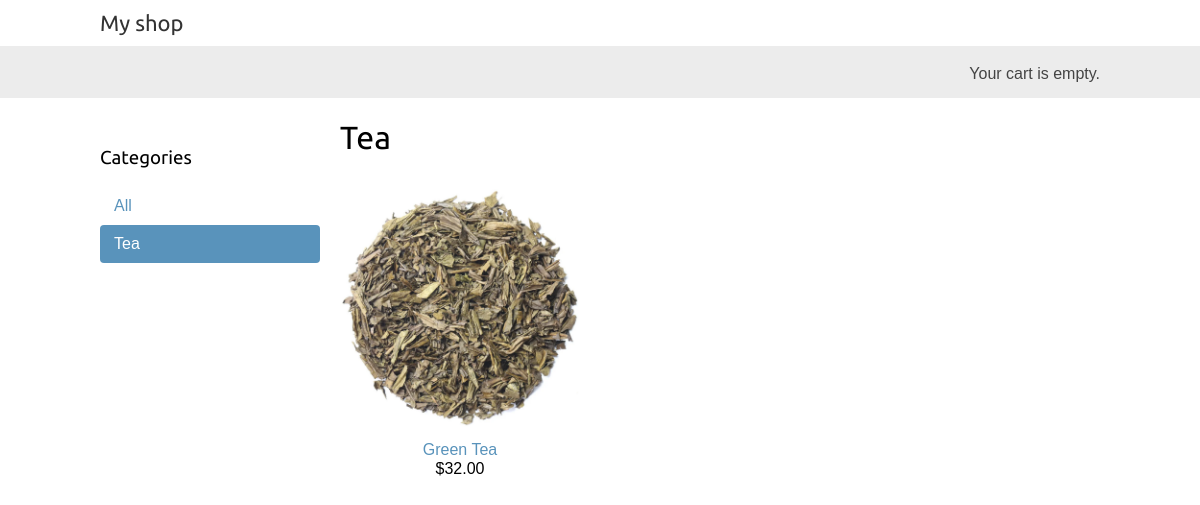
/tea/, run on an earlier commit of the app's database.
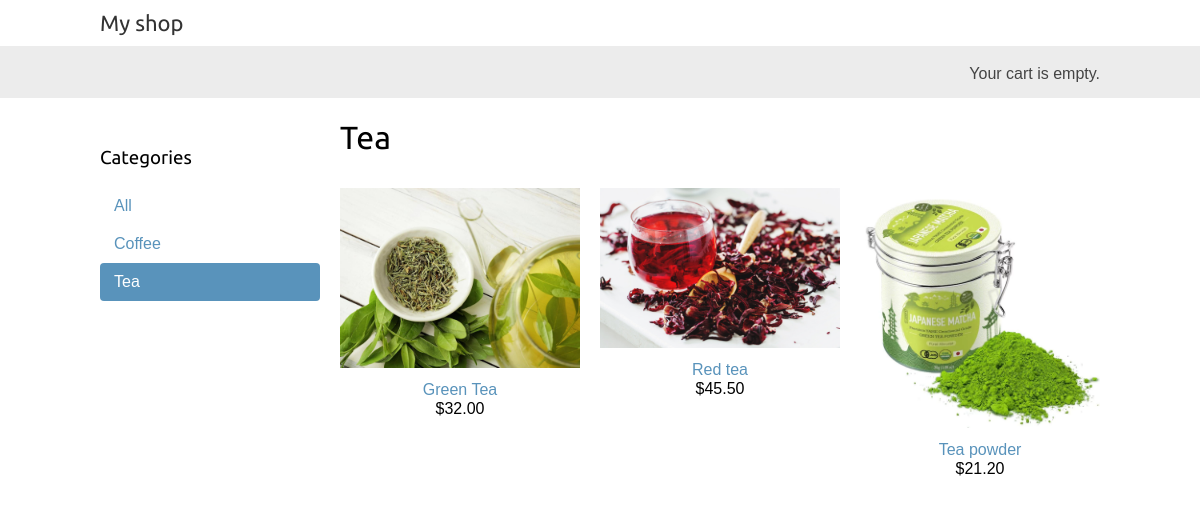
And on a later commit of the database.
### shop/models.py (models this page shows, shortened)
class Category(models.Model):
    name = models.CharField(max_length=200, db_index=True)
    slug = models.CharField(max_length=200, unique=True)
    def get_absolute_url(self):
        return reverse('shop:product_list_by_category', args=[self.slug])  # непонятно двоеточие
    class Meta:
        ordering = ('name',)
        verbose_name = 'category'
        verbose_name_plural = 'categories'

class Product(models.Model):
    category = models.ForeignKey(Category,
                                 related_name='products',
                                 on_delete=models.CASCADE)
    name = models.CharField(max_length=200, db_index=True)
    slug = models.SlugField(max_length=200, db_index=True)
    image = models.ImageField(upload_to='products/%Y/%m/%d', blank=True)
    description = models.TextField(blank=True)
    price = models.DecimalField(max_digits=10, decimal_places=2)
    available = models.BooleanField(default=True)
    created = models.DateTimeField(auto_now_add=True)
    updated = models.DateTimeField(auto_now=True)
    def get_absolute_url(self):
        return reverse('shop:product_detail', args=[self.id, self.slug])
    class Meta:
        ordering = ('name',)
        index_together = (('id', 'slug'),)

### shop/views.py (the view)
# urls.py: path('', views.product_list, name='product_list'),
def product_list(request, category_slug=None):
    category = None
    categories = Category.objects.all()
    products = Product.objects.filter(available=True)
    if category_slug:
        category = get_object_or_404(Category, slug=category_slug)
        products = products.filter(category=category)
    return render(request, 'shop/product/list.html',
                  {'category': category,
                   'categories': categories,
                   'products': products})

### shop/templates/shop/product/list.html (shortened to what this page needs)
{% extends "shop/base.html" %}
{% load static %}
{% block content %}
    <div id="sidebar">
        <h3>Categories</h3>
        <ul>
            <li {% if not category %}class="selected" {% endif %}>
                <a href="{% url "shop:product_list" %}">All</a>
            </li>
            {% for c in categories %}
                <li {% if category.slug == c.slug %}class="selected" {% endif %}>
                    <a href="{{ c.get_absolute_url }}">{{ c.name }}</a>
                </li>
            {% endfor %}
        </ul>
    </div>
    <div id="main" class="product-list">
        <h1>{% if category %}{{ category.name }}{% else %}Products{% endif %}</h1>
        {% for product in products %}
            <div class="item">
                <a href="{{ product.get_absolute_url }}">
                    <img src="{% if product.image %}{{ product.image.url }}{% else %}{% static "img/no_image.png" %}{% endif %}">
                </a>
                <a href="{{ product.get_absolute_url }}">{{ product.name }}</a>
                <br>
                ${{ product.price }}
            </div>
        {% endfor %}
    </div>
{% endblock %}

What changed in the data, as far as the page shows it:
added Category: name "Coffee", slug "coffee" (drawn)
changed Product "Green Tea": image: a different picture
added Product: image (picture), name "Red tea", price "45.50"
added Product: image (picture), name "Tea powder", price "21.20"
